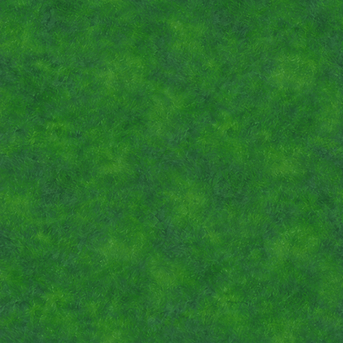
#> input picture assets/ground/grass.png, 343 x 343 px, shrunk from 512 x 512 before the run; its folder holds 4 pictures in this run
$ python recolor_ground_palette.py
#> lines starting #> are read from the running program, lines starting #| are printed output that depends on the picture
#> in recolor_tile, img is the input picture: PIL image 343x343 RGB; mean R, G, B 40.8, 112.7, 42.8
#!/usr/bin/env python3
"""Aproxima a paleta do chão (grama/areia/água) da paleta dos props da vila
e da água (pintados, saturação mais rica, mais escuros) — sem mudar a
TEXTURA de cada tile, só a cor média, via deslocamento HSV.

Os deltas abaixo foram medidos comparando a média HSV de cada tile atual
contra referências reais já no jogo:
  grama -> média de bush_large/bush_flower/tree_small (mesmas plantas que
           vão ficar em cima da grama)
  areia -> house_straw.png (madeira/palha, a referência marrom mais perto
           que existe no pacote da vila)
  água  -> water_rock.png (água de verdade, do mesmo pacote da água nova)

Ver conversa de design: "os assets não parecem ser iguais" — grass.png
tinha H/S/V bem diferente do que os props da vila usam (mais claro, mais
amarelo, menos saturado que o esperado).

Usage:
    python3 tools/recolor_ground_palette.py
"""
import colorsys
import os

import numpy as np
from PIL import Image

BASE = os.path.dirname(os.path.dirname(os.path.abspath(__file__)))
GROUND = os.path.join(BASE, 'assets', 'ground')

# (hue_shift, sat_scale, val_scale) — medidos em tools/scratch, ver histórico
# do chat pra reprodução exata dos números.
DELTAS = {
    'grass': (0.0668, 0.956, 0.803),
    'sand': (-0.0172, 1.349, 0.669),
    'water': (0.0726, 0.987, 0.717),
}


def apply_hsv_delta(rgb_u8, hue_shift, sat_scale, val_scale):
#> called with hue_shift = 0.0668, sat_scale = 0.956, val_scale = 0.803
    arr = rgb_u8.astype(np.float64) / 255.0
    r, g, b = arr[..., 0], arr[..., 1], arr[..., 2]
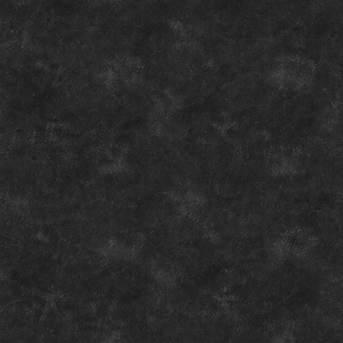
#> r: shape (343, 343) float64; min 0.098, max 0.329, mean 0.16
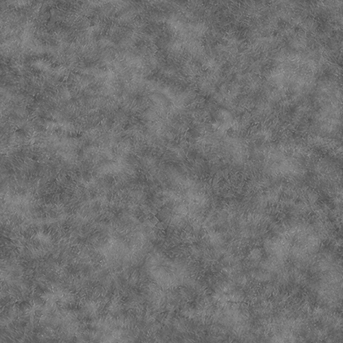
#> g: shape (343, 343) float64; min 0.298, max 0.612, mean 0.442
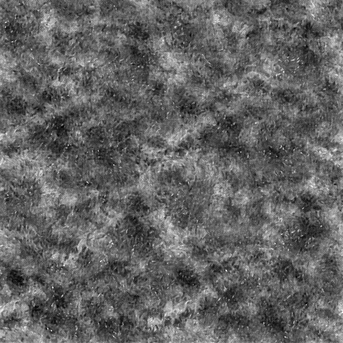
#> b: shape (343, 343) float64; min 0.102, max 0.271, mean 0.168; drawn with min black and max white
    hsv = np.vectorize(colorsys.rgb_to_hsv)(r, g, b)
    h, s, v = hsv
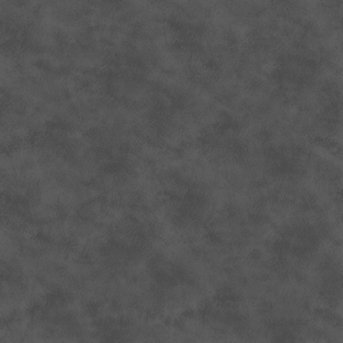
#> h: shape (343, 343) float64; min 0.295, max 0.388, mean 0.34
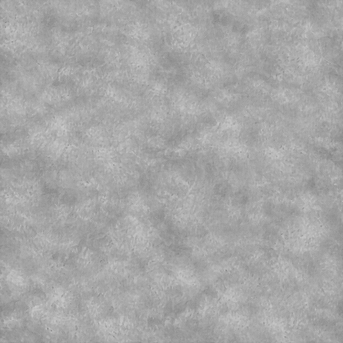
#> s: shape (343, 343) float64; min 0.527, max 0.791, mean 0.653
    h = (h + hue_shift) % 1.0
    s = np.clip(s * sat_scale, 0, 1)
    v = np.clip(v * val_scale, 0, 1)
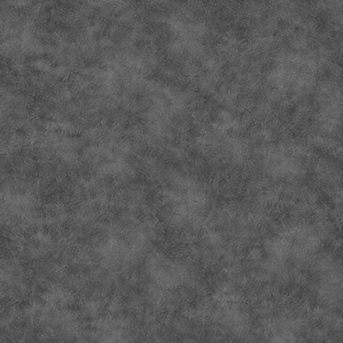
#> v: shape (343, 343) float64; min 0.239, max 0.491, mean 0.355
    rgb = np.vectorize(colorsys.hsv_to_rgb)(h, s, v)
    out = np.stack(rgb, axis=-1) * 255.0
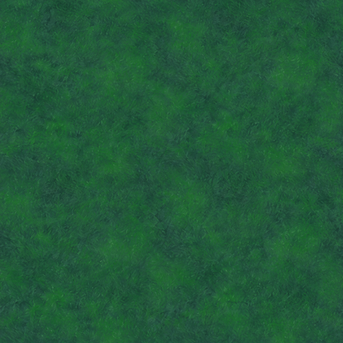
#> out: shape (343, 343, 3) float64; mean of channels 0, 1, 2 33.9, 90.5, 58.1; drawn as R, G, B
    return np.clip(out, 0, 255).astype(np.uint8)


def recolor_tile(name):
    path = os.path.join(GROUND, f'{name}.png')
#> (the run stopped early here; a loop or call above may not have finished)
